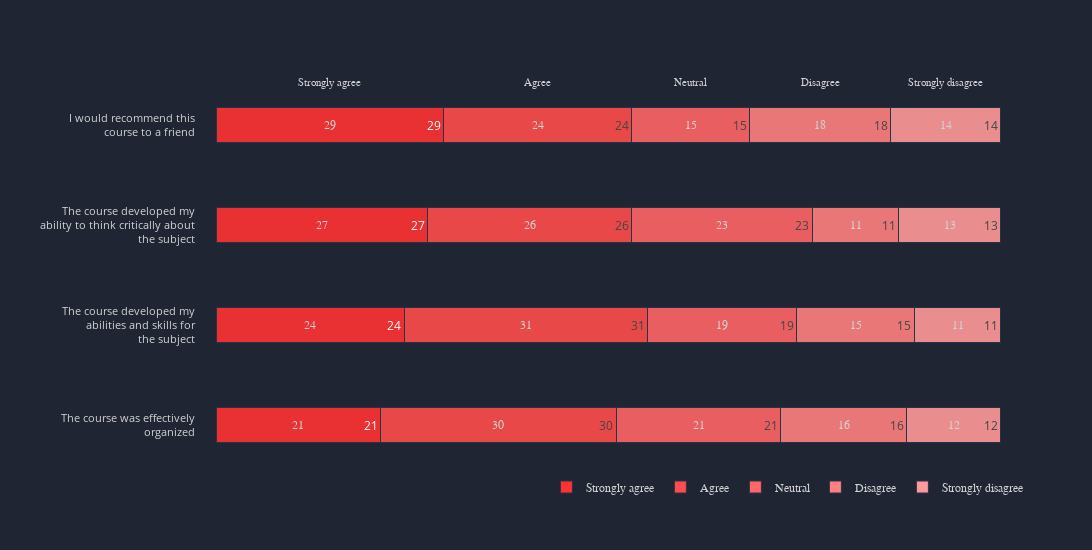

Notebook code cell kept with this figure:
### Code cell
top_labels = ['Strongly agree', 'Agree', 'Neutral', 'Disagree', 'Strongly disagree']

x_data = [[21, 30, 21, 16, 12],
          [24, 31, 19, 15, 11],
          [27, 26, 23, 11, 13],
          [29, 24, 15, 18, 14]]


y_data = ['The course was effectively<br>organized',
          'The course developed my<br>abilities and skills ' +
          'for<br>the subject', 'The course developed ' +
          'my<br>ability to think critically about<br>the subject',
          'I would recommend this<br>course to a friend']

data = pd.DataFrame(data=x_data, columns=top_labels, index=y_data)

colors = chart.color_palette(palette='red', palette_type='light', reverse=True, start_pos=2)

layout = chart.layout(width=1200, height=550, xaxis_showticklabels=False, yaxis_ticksize=11,
                      pad=20, legend_y=-0.03, legend_x=0.4, legend_orientation='h',
                      legend_traceorder='normal', yaxis_showgrid=False, 
                      color_palette=colors)

annotations = chart.add_headings(df=data, font_size=11, orientation='h')
annotations.extend(chart.add_bar_values(df=data, font_size=12,orientation='h' ))

chart.bar(data, mode='stack', orientation='h', layout=layout, annotations=annotations, bar_width=0.35)

### Figure 1 — Plotly figure (JSON) as saved in the notebook; plotly's stock layout.template omitted (floating-point values rounded to 4 significant figures)
{"data": [{"marker": {"line": {"color": "#2C3347", "width": 1}, "opacity": 0.9}, "name": "Strongly agree", "orientation": "h", "text": [21, 24, 27, 29], "type": "bar", "width": 0.35, "x": [21, 24, 27, 29], "y": ["The course was effectively<br>organized", "The course developed my<br>abilities and skills for<br>the subject", "The course developed my<br>ability to think critically about<br>the subject", "I would recommend this<br>course to a friend"]}, {"marker": {"line": {"color": "#2C3347", "width": 1}, "opacity": 0.9}, "name": "Agree", "orientation": "h", "text": [30, 31, 26, 24], "type": "bar", "width": 0.35, "x": [30, 31, 26, 24], "y": ["The course was effectively<br>organized", "The course developed my<br>abilities and skills for<br>the subject", "The course developed my<br>ability to think critically about<br>the subject", "I would recommend this<br>course to a friend"]}, {"marker": {"line": {"color": "#2C3347", "width": 1}, "opacity": 0.9}, "name": "Neutral", "orientation": "h", "text": [21, 19, 23, 15], "type": "bar", "width": 0.35, "x": [21, 19, 23, 15], "y": ["The course was effectively<br>organized", "The course developed my<br>abilities and skills for<br>the subject", "The course developed my<br>ability to think critically about<br>the subject", "I would recommend this<br>course to a friend"]}, {"marker": {"line": {"color": "#2C3347", "width": 1}, "opacity": 0.9}, "name": "Disagree", "orientation": "h", "text": [16, 15, 11, 18], "type": "bar", "width": 0.35, "x": [16, 15, 11, 18], "y": ["The course was effectively<br>organized", "The course developed my<br>abilities and skills for<br>the subject", "The course developed my<br>ability to think critically about<br>the subject", "I would recommend this<br>course to a friend"]}, {"marker": {"line": {"color": "#2C3347", "width": 1}, "opacity": 0.9}, "name": "Strongly disagree", "orientation": "h", "text": [12, 11, 13, 14], "type": "bar", "width": 0.35, "x": [12, 11, 13, 14], "y": ["The course was effectively<br>organized", "The course developed my<br>abilities and skills for<br>the subject", "The course developed my<br>ability to think critically about<br>the subject", "I would recommend this<br>course to a friend"]}], "layout": {"annotations": [{"font": {"color": "lightgrey", "family": "sans-serif", "size": 11}, "showarrow": false, "text": "Strongly agree", "textangle": 0, "x": 14.5, "xref": "x", "y": 1, "yref": "paper"}, {"font": {"color": "lightgrey", "family": "sans-serif", "size": 11}, "showarrow": false, "text": "Agree", "textangle": 0, "x": 41, "xref": "x", "y": 1, "yref": "paper"}, {"font": {"color": "lightgrey", "family": "sans-serif", "size": 11}, "showarrow": false, "text": "Neutral", "textangle": 0, "x": 60.5, "xref": "x", "y": 1, "yref": "paper"}, {"font": {"color": "lightgrey", "family": "sans-serif", "size": 11}, "showarrow": false, "text": "Disagree", "textangle": 0, "x": 77, "xref": "x", "y": 1, "yref": "paper"}, {"font": {"color": "lightgrey", "family": "sans-serif", "size": 11}, "showarrow": false, "text": "Strongly disagree", "textangle": 0, "x": 93, "xref": "x", "y": 1, "yref": "paper"}, {"font": {"color": "lightgrey", "family": "sans-serif", "size": 12}, "showarrow": false, "text": "21", "x": 10.5, "xref": "x", "y": "The course was effectively<br>organized", "yref": "y"}, {"font": {"color": "lightgrey", "family": "sans-serif", "size": 12}, "showarrow": false, "text": "30", "x": 36, "xref": "x", "y": "The course was effectively<br>organized", "yref": "y"}, {"font": {"color": "lightgrey", "family": "sans-serif", "size": 12}, "showarrow": false, "text": "21", "x": 61.5, "xref": "x", "y": "The course was effectively<br>organized", "yref": "y"}, {"font": {"color": "lightgrey", "family": "sans-serif", "size": 12}, "showarrow": false, "text": "16", "x": 80, "xref": "x", "y": "The course was effectively<br>organized", "yref": "y"}, {"font": {"color": "lightgrey", "family": "sans-serif", "size": 12}, "showarrow": false, "text": "12", "x": 94, "xref": "x", "y": "The course was effectively<br>organized", "yref": "y"}, {"font": {"color": "lightgrey", "family": "sans-serif", "size": 12}, "showarrow": false, "text": "24", "x": 12, "xref": "x", "y": "The course developed my<br>abilities and skills for<br>the subject", "yref": "y"}, {"font": {"color": "lightgrey", "family": "sans-serif", "size": 12}, "showarrow": false, "text": "31", "x": 39.5, "xref": "x", "y": "The course developed my<br>abilities and skills for<br>the subject", "yref": "y"}, {"font": {"color": "lightgrey", "family": "sans-serif", "size": 12}, "showarrow": false, "text": "19", "x": 64.5, "xref": "x", "y": "The course developed my<br>abilities and skills for<br>the subject", "yref": "y"}, {"font": {"color": "lightgrey", "family": "sans-serif", "size": 12}, "showarrow": false, "text": "15", "x": 81.5, "xref": "x", "y": "The course developed my<br>abilities and skills for<br>the subject", "yref": "y"}, {"font": {"color": "lightgrey", "family": "sans-serif", "size": 12}, "showarrow": false, "text": "11", "x": 94.5, "xref": "x", "y": "The course developed my<br>abilities and skills for<br>the subject", "yref": "y"}, {"font": {"color": "lightgrey", "family": "sans-serif", "size": 12}, "showarrow": false, "text": "27", "x": 13.5, "xref": "x", "y": "The course developed my<br>ability to think critically about<br>the subject", "yref": "y"}, {"font": {"color": "lightgrey", "family": "sans-serif", "size": 12}, "showarrow": false, "text": "26", "x": 40, "xref": "x", "y": "The course developed my<br>ability to think critically about<br>the subject", "yref": "y"}, {"font": {"color": "lightgrey", "family": "sans-serif", "size": 12}, "showarrow": false, "text": "23", "x": 64.5, "xref": "x", "y": "The course developed my<br>ability to think critically about<br>the subject", "yref": "y"}, {"font": {"color": "lightgrey", "family": "sans-serif", "size": 12}, "showarrow": false, "text": "11", "x": 81.5, "xref": "x", "y": "The course developed my<br>ability to think critically about<br>the subject", "yref": "y"}, {"font": {"color": "lightgrey", "family": "sans-serif", "size": 12}, "showarrow": false, "text": "13", "x": 93.5, "xref": "x", "y": "The course developed my<br>ability to think critically about<br>the subject", "yref": "y"}, {"font": {"color": "lightgrey", "family": "sans-serif", "size": 12}, "showarrow": false, "text": "29", "x": 14.5, "xref": "x", "y": "I would recommend this<br>course to a friend", "yref": "y"}, {"font": {"color": "lightgrey", "family": "sans-serif", "size": 12}, "showarrow": false, "text": "24", "x": 41, "xref": "x", "y": "I would recommend this<br>course to a friend", "yref": "y"}, {"font": {"color": "lightgrey", "family": "sans-serif", "size": 12}, "showarrow": false, "text": "15", "x": 60.5, "xref": "x", "y": "I would recommend this<br>course to a friend", "yref": "y"}, {"font": {"color": "lightgrey", "family": "sans-serif", "size": 12}, "showarrow": false, "text": "18", "x": 77, "xref": "x", "y": "I would recommend this<br>course to a friend", "yref": "y"}, {"font": {"color": "lightgrey", "family": "sans-serif", "size": 12}, "showarrow": false, "text": "14", "x": 93, "xref": "x", "y": "I would recommend this<br>course to a friend", "yref": "y"}], "autosize": true, "barmode": "stack", "colorway": ["#ff3232", "#ff4c4c", "#ff6666", "#ff8080", "#ff9999", "#ffb3b3", "#ffcccc", "#ffe5e5"], "height": 550, "legend": {"bordercolor": "#202534", "borderwidth": 0, "font": {"color": "lightgrey", "family": "sans-serif", "size": 12}, "itemclick": "toggle", "itemdoubleclick": "toggleothers", "orientation": "h", "traceorder": "normal", "valign": "middle", "x": 0.4, "xanchor": "left", "y": -0.03, "yanchor": "middle"}, "margin": {"b": 75, "l": 75, "pad": 20, "r": 50, "t": 75}, "paper_bgcolor": "#202534", "plot_bgcolor": "#202534", "showlegend": true, "title": {"font": {"color": "lightgrey", "family": "sans-serif", "size": 24}, "text": "", "x": 0.5}, "width": 1200, "xaxis": {"autorange": true, "color": "lightgrey", "dtick": 1, "gridcolor": "#343846", "gridwidth": 0.5, "separatethousands": true, "showgrid": false, "showline": false, "showticklabels": false, "tickangle": 0, "tickfont": {"color": "lightgrey", "size": 13}, "tickformat": "", "tickmode": "auto", "title": {"font": {"color": "lightgrey", "family": "sans-serif", "size": 18}, "text": ""}, "type": "-", "zeroline": false, "zerolinecolor": "grey"}, "yaxis": {"autorange": true, "color": "lightgrey", "dtick": 1, "gridcolor": "#343846", "gridwidth": 0.5, "separatethousands": true, "showgrid": false, "showline": false, "showticklabels": true, "tickangle": 0, "tickfont": {"color": "lightgrey", "size": 11}, "tickformat": "", "tickmode": "auto", "ticks": "", "title": {"font": {"color": "lightgrey", "family": "sans-serif", "size": 18}, "text": ""}, "type": "-", "zeroline": true, "zerolinecolor": "grey"}}}
